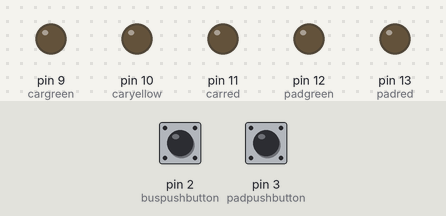
This sketch was run on a simulated Arduino Uno, built with avr-gcc and run on an emulated ATmega328P. Parts: output pins drawn as LEDs (lit = HIGH). The test bench sets the inputs (shaded band); at power-on: pin 2 (buspushbutton) LOW, pin 3 (padpushbutton) HIGH.

Above: at 1.2 s.
1.3 s: pin 2 (buspushbutton) pulled HIGH for 0.15 s
At 3.2 s:
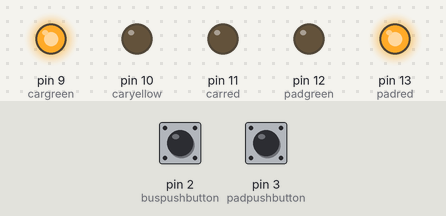
4.4 s: pin 3 (padpushbutton) pulled LOW for 0.15 s
At 7.4 s:
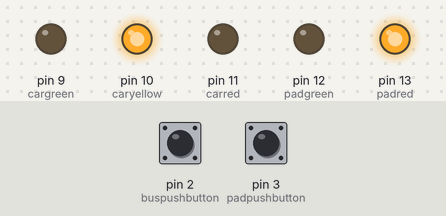
7.5 s: pin 2 (buspushbutton) pulsed HIGH 2 times (0.12 s each, 0.3 s apart)
At 10.7 s:
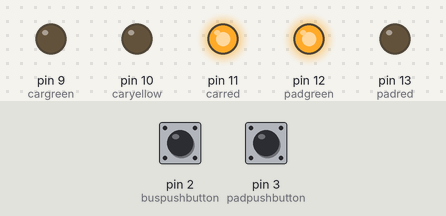
Timing chart, 0 to 43.5 s (numbered marks = the images above; inputs shaded):
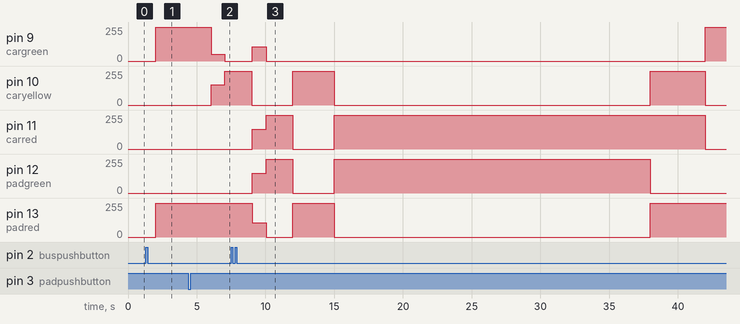

The sketch:

trafic_light1.ino
```cpp
int carred = 11;
int caryellow = 10;
int cargreen = 9;

int padred = 13;
int padgreen = 12;

int padpushbutton = 3;
int buspushbutton = 2;
unsigned long event1 = 0;
unsigned long busevent = 1800000;
unsigned long event2 = 1800000;
unsigned long event3 = 1800000;
unsigned long event4 = 1800000;
unsigned long padevent11 = 1800000;
unsigned long padevent12 = 1800000;
unsigned long padevent13 = 1800000;
unsigned long padevent14 = 1800000;
unsigned long padevent21 = 1800000;
unsigned long padevent31 = 1800000;
unsigned long padevent41 = 1800000;
unsigned long padevent42 = 1800000;
unsigned long padevent43 = 1800000;

const unsigned long Time1 = 2000;
const unsigned long Time2 = 4000;
volatile bool padpush = LOW;
volatile bool buspush = LOW;


void setup(){
  pinMode(carred , OUTPUT);
  pinMode(cargreen , OUTPUT);
  pinMode(caryellow , OUTPUT);

  pinMode(padgreen , OUTPUT);
  pinMode(padred , OUTPUT);

  pinMode(padpushbutton, INPUT_PULLUP);
  pinMode(buspushbutton,INPUT);
  attachInterrupt(digitalPinToInterrupt(padpushbutton), padcontrol,CHANGE);
  attachInterrupt(digitalPinToInterrupt(buspushbutton), buscontrol,CHANGE);
}
void loop() {
    changeLights();
 }


void padcontrol(){
     padpush = HIGH;
      }

void buscontrol(){
  if(padpush == LOW){
             buspush = HIGH;
           }
  if(padpush == HIGH){
             buspush = LOW;
           }
     }


void changeLights(){
     unsigned long currentTime = millis();

  // This part of codes is normal sequencial coding, (any button pressed or not pressed  This will work.
  if(currentTime >= event1+Time1 && currentTime < event1+Time2) {

      digitalWrite(carred, LOW);
      digitalWrite(caryellow,LOW);
      digitalWrite(padred, HIGH);
      digitalWrite(padgreen, LOW);
      digitalWrite(cargreen, HIGH);

    if(padpush == LOW){
                      event2 = currentTime;
         }
    if(buspush == HIGH){
                      busevent = currentTime;
    }

    if(padpush == HIGH){
      padevent11 = currentTime;
                      }

    }


  // If pedestrian button not pressed and bus button pressed while vehicle traffic light green on, Then This part of code work.

  if(currentTime >= busevent+2000 && currentTime < busevent+3000) {

      digitalWrite(carred, LOW);
      digitalWrite(caryellow,LOW);
      digitalWrite(padred, HIGH);
      digitalWrite(padgreen, LOW);
      digitalWrite(cargreen, HIGH);

    }

  if(currentTime >= busevent+5000 && currentTime < busevent+6000) {

      digitalWrite(carred, LOW);
      digitalWrite(caryellow,LOW);
      digitalWrite(padred, HIGH);
      digitalWrite(padgreen, LOW);
      digitalWrite(cargreen, HIGH);


      buspush = LOW;

      event2 = currentTime;


    }


  // if pedestrian button pressed while vehicle traffic light green on , then this part of codes work.

  if(currentTime >= padevent11+2000 && currentTime < padevent11+3000){
          digitalWrite(carred, LOW);
          digitalWrite(caryellow,HIGH);
          digitalWrite(padred, HIGH);
          digitalWrite(padgreen, LOW);
          digitalWrite(cargreen, LOW);

          padevent12 = currentTime;
      }
    if(currentTime >= padevent12+1000 && currentTime < padevent12+2000){
          digitalWrite(carred, HIGH);
          digitalWrite(caryellow,LOW);
          digitalWrite(padred, LOW);
          digitalWrite(padgreen,HIGH);
          digitalWrite(cargreen, LOW);
      }

    if(currentTime >= padevent12+7000 && currentTime < padevent12+9000){
          digitalWrite(carred, HIGH);
          digitalWrite(caryellow,LOW);
          digitalWrite(padred, LOW);
          digitalWrite(padgreen,HIGH);
          digitalWrite(cargreen, LOW);

          padevent13 = currentTime;
      }
   if(currentTime >= padevent13+2000 && currentTime < padevent13+3000){
          digitalWrite(carred, HIGH);
          digitalWrite(caryellow,HIGH);
          digitalWrite(padgreen,LOW);
          digitalWrite(padred, HIGH);
          digitalWrite(cargreen, LOW);

          padevent14 = currentTime;
      }

   if(currentTime >= padevent14+1000 && currentTime < padevent14+3000){
          digitalWrite(carred,LOW);
          digitalWrite(caryellow,LOW);
          digitalWrite(padred, HIGH);
          digitalWrite(padgreen,LOW);
          digitalWrite(cargreen, HIGH);

          padpush == LOW;

          event2 = currentTime;
      }


// This part of codes is normal sequencial coding, (any button pressed or not pressed  This will work.
  if(currentTime >= event2+Time1 && currentTime < event2+Time2){

        digitalWrite(cargreen, LOW);
        digitalWrite(caryellow, HIGH);
        digitalWrite(carred,LOW);
        digitalWrite(padgreen,LOW);
        digitalWrite(padred, HIGH);

        if(padpush == LOW){
                      event3 = currentTime;
                      }
        if(padpush == HIGH){
                      padevent21 = currentTime;
                      }
  }


   // if pedestrian button pressed while vehicle traffic light yellow on , then this part of codes work.
  if(currentTime >= padevent21+1000 && currentTime < padevent21+3000){
          digitalWrite(carred, HIGH);
          digitalWrite(caryellow,LOW);
          digitalWrite(padred, LOW);
          digitalWrite(padgreen,HIGH);
          digitalWrite(cargreen, LOW);

      }
  if(currentTime >= padevent21+7000 && currentTime < padevent21+9000){
          digitalWrite(carred, HIGH);
          digitalWrite(caryellow,LOW);
          digitalWrite(padred, LOW);
          digitalWrite(padgreen,HIGH);
          digitalWrite(cargreen, LOW);


          padpush == LOW;

          event3 = currentTime;
      }


  // This part of codes is normal sequencial coding, (any button pressed or not pressed  This will work.
  if(currentTime >= event3+Time1 && currentTime < event3+Time2){

         digitalWrite(caryellow, LOW);
         digitalWrite(cargreen, LOW);
     	 digitalWrite(padred,LOW);
         digitalWrite(padgreen,HIGH);
 		 digitalWrite(carred, HIGH);

        if(padpush == LOW){
                      event4 = currentTime;
                      }
        if(padpush == HIGH){
                      padevent31 = currentTime;
                      }
 }


   // if pedestrian button pressed while vehicle traffic light red on , then this part of codes work.

  if(currentTime >= padevent31+1000 && currentTime < padevent31+3000){
          digitalWrite(carred, HIGH);
          digitalWrite(caryellow,LOW);
          digitalWrite(padred, LOW);
          digitalWrite(padgreen,HIGH);
          digitalWrite(cargreen, LOW);

      }

  if(currentTime >= padevent31+7000 && currentTime < padevent31+9000){
          digitalWrite(carred, HIGH);
          digitalWrite(caryellow,LOW);
          digitalWrite(padred, LOW);
          digitalWrite(padgreen,HIGH);
          digitalWrite(cargreen, LOW);

          padpush = LOW;

          event4 = currentTime;
      }


  // This part of codes is normal sequencial coding, (any button pressed or not pressed  This will work.
  if(currentTime >= event4+Time1 && currentTime < event4+Time2){

         digitalWrite(cargreen, LOW);
         digitalWrite(padgreen, LOW);
         digitalWrite(carred, HIGH);
         digitalWrite(padred, HIGH);
         digitalWrite(caryellow, HIGH);
         digitalWrite(padgreen,LOW);


        if(padpush == LOW){
                      event1 = currentTime;
                      }
        if(padpush == HIGH){
                      padevent41 = currentTime;
                      }
  }


  // if pedestrian button pressed while vehicle traffic light red,yellow on , then this part of codes work.
   if(currentTime >= padevent41+1000 && currentTime < padevent41+3000){
          digitalWrite(carred,LOW);
          digitalWrite(caryellow,LOW);
          digitalWrite(padred, HIGH);
          digitalWrite(padgreen,LOW);
          digitalWrite(cargreen, HIGH);

          padevent42 = currentTime;
      }
   if(currentTime >= padevent42+2000 && currentTime < padevent42+3000){
          digitalWrite(carred, LOW);
          digitalWrite(caryellow,HIGH);
          digitalWrite(padred, HIGH);
          digitalWrite(padgreen, LOW);
          digitalWrite(cargreen, LOW);

          padevent43 = currentTime;
      }
    if(currentTime >= padevent43+1000 && currentTime < padevent43+3000){
          digitalWrite(carred, HIGH);
          digitalWrite(caryellow,LOW);
          digitalWrite(padred, LOW);
          digitalWrite(padgreen,HIGH);
          digitalWrite(cargreen, LOW);
      }

     if(currentTime >= padevent43+7000 && currentTime < padevent43+9000){
          digitalWrite(carred, HIGH);
          digitalWrite(caryellow,LOW);
          digitalWrite(padred, LOW);
          digitalWrite(padgreen,HIGH);
          digitalWrite(cargreen, LOW);

          padpush = LOW;

          event1 = currentTime;
      }


}
```
